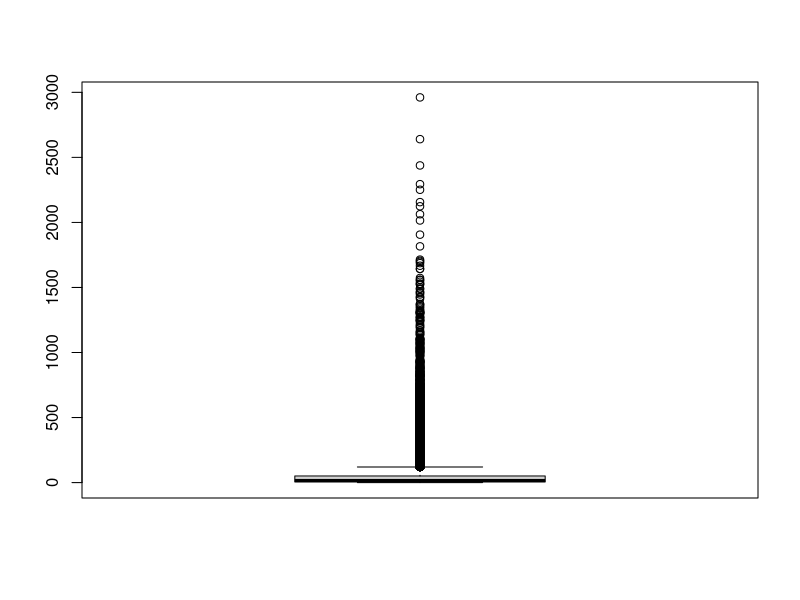
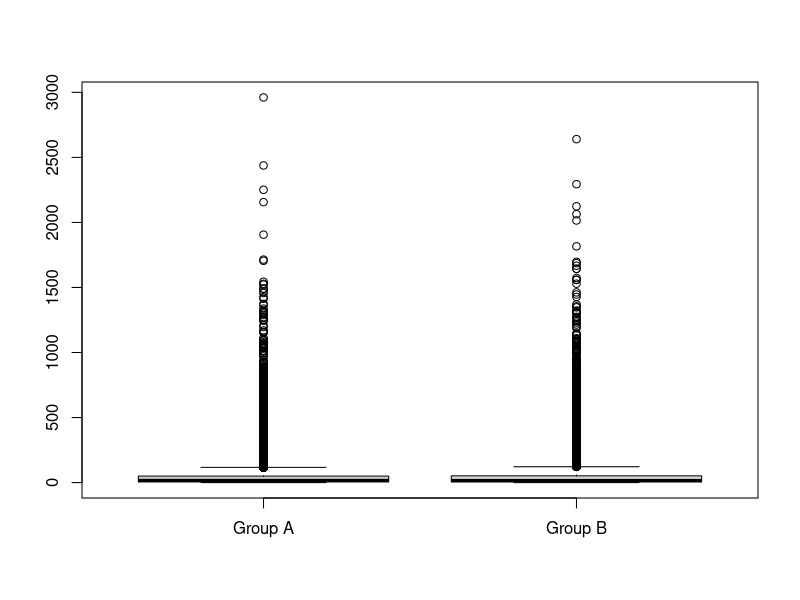
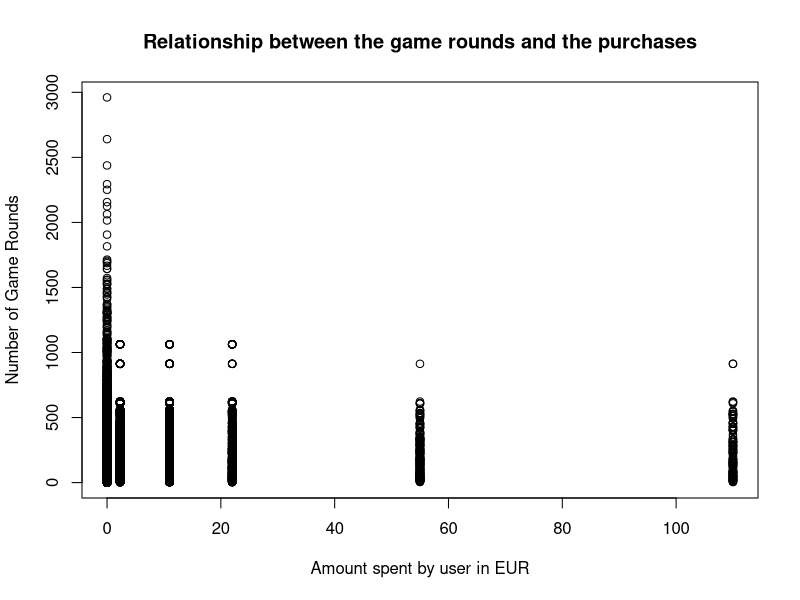
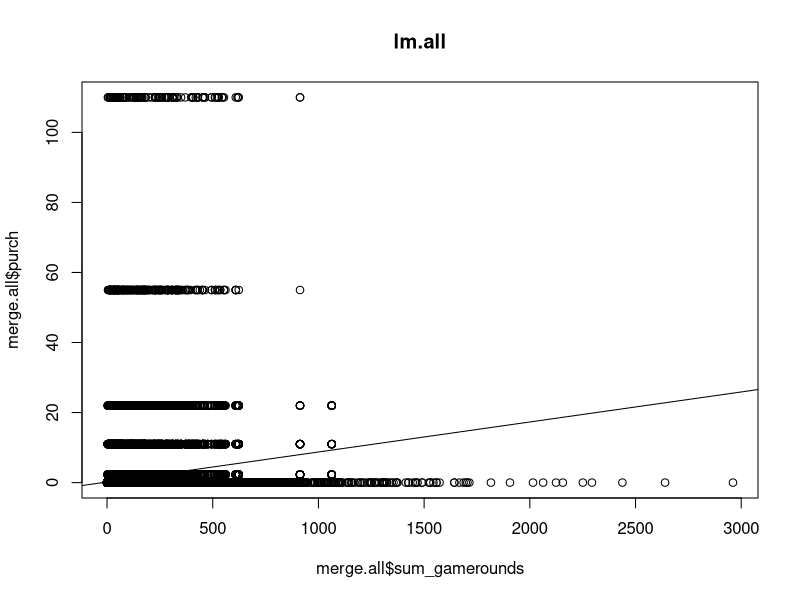
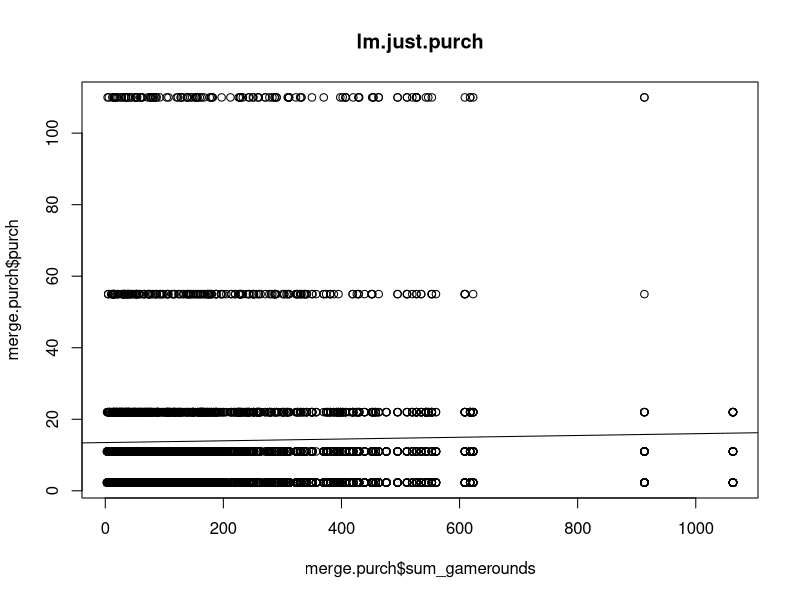

R code for these plots, in order:
## ---- chunk 1
knitr::opts_chunk$set(echo = TRUE)
## ---- chunk 2
  DS <- read.csv("cookie_cats_ABtest.csv", sep = ",")
  PR <- read.csv("cookie_cats_purch.csv", sep = ",")
  
  str(DS)
  str(PR)
## ---- chunk 3
  naUserid <- which(is.na(DS$userid)) ; naUserid
  DS <- DS[-naUserid, ]
## ---- chunk 4
  table(DS$retention_1)
  DS$retention_1[DS$retention_1 == "false "] = FALSE
  DS$retention_1[DS$retention_1 == "  true "] = TRUE
  table(DS$retention_1)
## ---- chunk 5
  DS <- DS[-which.max(DS$sum_gamerounds), ]
## ---- chunk 6
  inexistentValues <- which((PR$id %in% DS$userid) == FALSE) ; inexistentValues
  PR <- PR[-inexistentValues, ]
  which((PR$id %in% DS$userid) == FALSE)
## ---- chunk 7
  naPurch <- which(is.na(PR$purch)) ; naPurch
  PR <- PR[-naPurch, ]
## ---- chunk 8
  PR['purch'] <-  as.numeric(gsub("[a-zA-Z]","", PR$purch))
## ---- chunk 9
  PR$purch[PR$purch < 0] <- -(PR$purch[PR$purch < 0])
  unique(PR$purch)
## ---- chunk 10
  nrow(DS)
## ---- chunk 11
  table(DS$version)
## ---- chunk 12
  boxplot(DS$sum_gamerounds)
  groupA <- DS$sum_gamerounds[DS$version == "gate_30"]
  groupB <- DS$sum_gamerounds[DS$version == "gate_40"]
  boxplot(groupA, groupB, names = c("Group A", "Group B"))
## ---- chunk 13
  activeUsersDay1 <- sum(DS$retention_1 == TRUE)
  totalUsers <- nrow(DS)
  percentageRetentionDay1 <- activeUsersDay1 * 100 / totalUsers
  paste(as.character(round(percentageRetentionDay1, 3)),"%")
## ---- chunk 14
  activeUsersDay7 <- sum(DS$retention_1 == TRUE & DS$retention_7 == TRUE)
  percentageRetentionDay7 <- activeUsersDay7 * 100 / totalUsers
  paste(as.character(round(percentageRetentionDay7, 3)),"%")
## ---- chunk 15
  non.playing.users <- sum(DS$retention_1 == FALSE & DS$retention_7 == FALSE) ; non.playing.users
## ---- chunk 16
  percentageNonPlayingUsers <- non.playing.users * 100 / totalUsers
  paste(as.character(round(percentageNonPlayingUsers, 2)),"%")
## ---- chunk 17
  num.users.DS <- nrow(DS)
  num.users.PR <- nrow(PR)
  PR.AND.DS.USERS <- sum(num.users.DS, num.users.PR)
  
  percentage.paying.users <- num.users.PR * 100 / PR.AND.DS.USERS
  paste(as.character(round(percentage.paying.users, 2)), "%")
## ---- chunk 18
  repeated <- length(table(PR$id))
  percentage.multiple.purchases <- repeated * 100 / num.users.PR
  paste(as.character(round(percentage.multiple.purchases, 2)), "%")
## ---- chunk 19
  mean <- mean(PR$purch) ; mean
  # <- max(PR$purch) ; max esta mal, s'ha de mirar el maxim total de compres per usuari, no la compra mes cara
  
## ---- chunk 20
  #stdev <- sqrt(sum((dataset$A)^2) / (length(dataset$A)-1))
## ---- chunk 21
  library(dplyr)
  merge.all <-merge(DS,PR,by.x="userid",by.y="id", all = TRUE)
  merge.all$purch[is.na(merge.all$purch)] <- 0
  
  merge.purch = merge(DS,PR,by.x="userid",by.y="id")
## ---- chunk 22
  plot(merge.all$purch, merge.all$sum_gamerounds, ylab = "Number of Game Rounds", xlab = "Amount spent by user in EUR", main = "Relationship between the game rounds and the purchases")
## ---- chunk 23
  lm.all <- lm(merge.all$purch ~ merge.all$sum_gamerounds, merge.all)
  lm.all
  
  plot(merge.all$sum_gamerounds, merge.all$purch, main = "lm.all")
  abline(lm.all)
  
  lm.just.purch <- lm(merge.purch$purch ~ merge.purch$sum_gamerounds, merge.purch)
  lm.just.purch
  
  plot(merge.purch$sum_gamerounds, merge.purch$purch, main = "lm.just.purch")
  abline(lm.just.purch)

## ---- chunk 24
  summary(lm.all)
  summary(lm.just.purch)
## ---- chunk 25
  prediction <- 50
  new.ds <- data.frame(sum_gamerounds=prediction)
  predict(lm.all, new.ds)
## ---- chunk 26
  simulation.game.rounds <- seq(from = 0, to = 1000, by = 50)
  new.ds <- data.frame(sum_gamerounds=simulation.game.rounds)
  predicted.simulation <- predict(lm.all, new.ds)
  predicted.simulation
